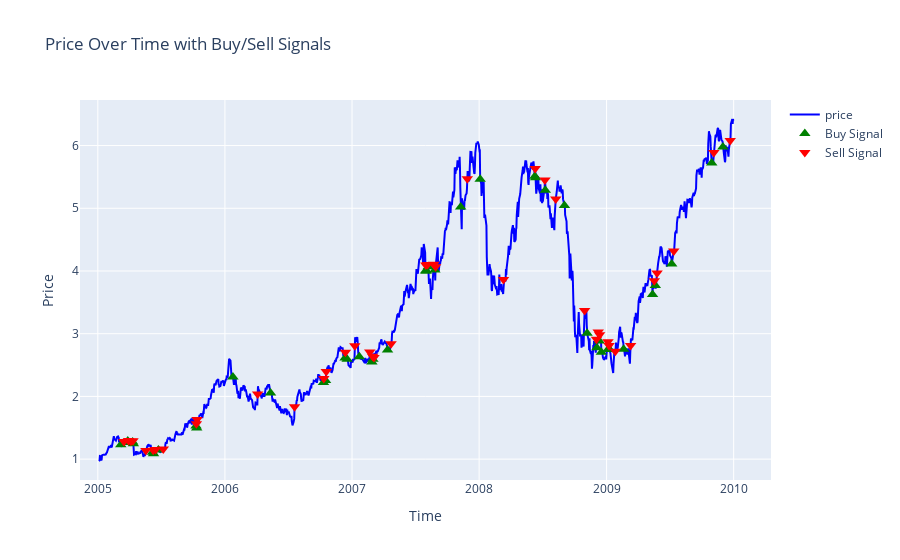
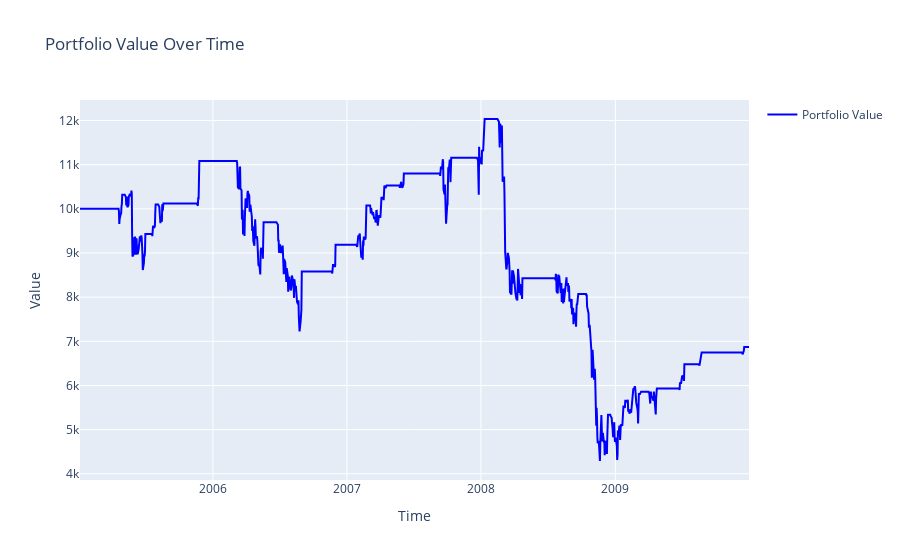
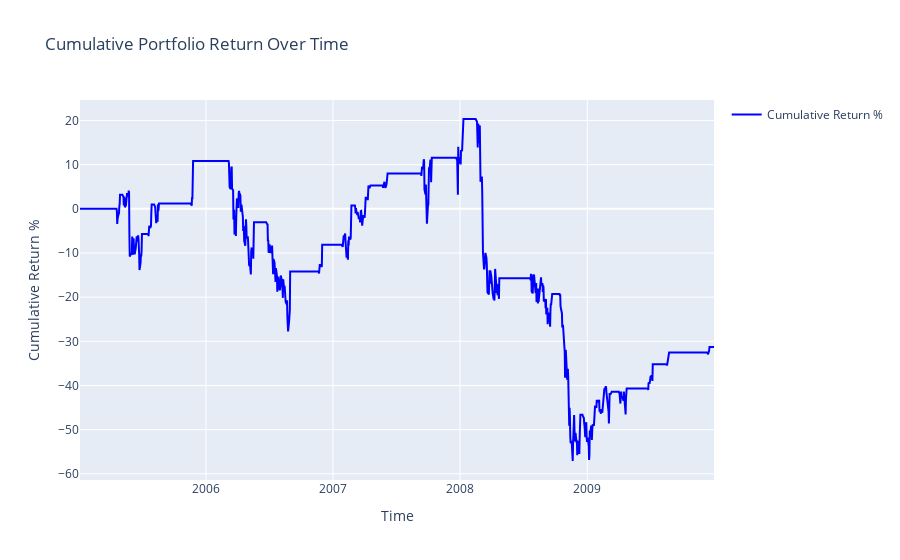

Here is the notebook cell these charts were saved with, in order:
### Code cell
data_handler = DataHandler('AAPL', '2005-01-01', '2010-01-01')
strategy = MeanReversionStrategy(threshold=0, window=30)
portfolio = Portfolio(10000, data_handler, strategy, ftc=2, ptc=0.005)

backtest = Backtest(portfolio, data_handler, strategy)
backtest.run()

### Figure 1 — Plotly figure (JSON) as saved in the notebook; plotly's stock layout.template omitted (floating-point values rounded to 4 significant figures; data arrays with more than 128 entries replaced by an {"elided": "..."} marker saying what was removed)
{"data": [{"line": {"color": "blue"}, "mode": "lines", "name": "price", "type": "scatter", "x": {"elided": "1258 str values"}, "y": {"elided": "1258 float values"}}, {"marker": {"color": "green", "size": 10, "symbol": "triangle-up"}, "mode": "markers", "name": "Buy Signal", "type": "scatter", "x": ["2005-03-08T00:00:00", "2005-03-28T00:00:00", "2005-03-31T00:00:00", "2005-04-11T00:00:00", "2005-04-13T00:00:00", "2005-06-07T00:00:00", "2005-06-10T00:00:00", "2005-06-24T00:00:00", "2005-10-10T00:00:00", "2005-10-12T00:00:00", "2006-01-24T00:00:00", "2006-05-12T00:00:00", "2006-10-11T00:00:00", "2006-10-17T00:00:00", "2006-12-12T00:00:00", "2006-12-18T00:00:00", "2007-01-22T00:00:00", "2007-02-27T00:00:00", "2007-03-02T00:00:00", "2007-04-13T00:00:00", "2007-07-31T00:00:00", "2007-08-03T00:00:00", "2007-08-08T00:00:00", "2007-08-27T00:00:00", "2007-11-09T00:00:00", "2008-01-04T00:00:00", "2008-06-09T00:00:00", "2008-06-11T00:00:00", "2008-07-09T00:00:00", "2008-09-02T00:00:00", "2008-11-06T00:00:00", "2008-12-04T00:00:00", "2008-12-11T00:00:00", "2008-12-17T00:00:00", "2009-01-07T00:00:00", "2009-01-09T00:00:00", "2009-02-19T00:00:00", "2009-05-13T00:00:00", "2009-05-21T00:00:00", "2009-07-07T00:00:00", "2009-10-30T00:00:00", "2009-12-01T00:00:00"], "y": [1.23, 1.291, 1.265, 1.272, 1.246, 1.109, 1.087, 1.146, 1.529, 1.495, 2.308, 2.055, 2.223, 2.255, 2.614, 2.594, 2.634, 2.547, 2.592, 2.739, 3.999, 4.002, 4.067, 4.014, 5.019, 5.465, 5.512, 5.488, 5.289, 5.044, 3.008, 2.774, 2.883, 2.706, 2.762, 2.749, 2.751, 3.627, 3.769, 4.11, 5.721, 5.978]}, {"marker": {"color": "red", "size": 10, "symbol": "triangle-down"}, "mode": "markers", "name": "Sell Signal", "type": "scatter", "x": ["2005-03-17T00:00:00", "2005-03-30T00:00:00", "2005-04-06T00:00:00", "2005-04-12T00:00:00", "2005-05-19T00:00:00", "2005-06-09T00:00:00", "2005-06-16T00:00:00", "2005-07-08T00:00:00", "2005-10-11T00:00:00", "2005-10-13T00:00:00", "2006-04-05T00:00:00", "2006-07-20T00:00:00", "2006-10-12T00:00:00", "2006-10-19T00:00:00", "2006-12-13T00:00:00", "2007-01-09T00:00:00", "2007-02-21T00:00:00", "2007-03-01T00:00:00", "2007-03-05T00:00:00", "2007-04-23T00:00:00", "2007-08-01T00:00:00", "2007-08-06T00:00:00", "2007-08-24T00:00:00", "2007-08-29T00:00:00", "2007-11-28T00:00:00", "2008-03-11T00:00:00", "2008-06-10T00:00:00", "2008-07-08T00:00:00", "2008-08-08T00:00:00", "2008-10-30T00:00:00", "2008-12-03T00:00:00", "2008-12-08T00:00:00", "2008-12-12T00:00:00", "2009-01-05T00:00:00", "2009-01-08T00:00:00", "2009-01-26T00:00:00", "2009-03-11T00:00:00", "2009-05-18T00:00:00", "2009-05-26T00:00:00", "2009-07-13T00:00:00", "2009-11-05T00:00:00", "2009-12-22T00:00:00"], "y": [1.282, 1.299, 1.285, 1.295, 1.14, 1.143, 1.153, 1.161, 1.566, 1.631, 2.04, 1.836, 2.284, 2.397, 2.703, 2.81, 2.707, 2.642, 2.62, 2.838, 4.097, 4.105, 4.107, 4.069, 5.47, 3.865, 5.634, 5.45, 5.146, 3.37, 2.911, 3.027, 2.983, 2.871, 2.814, 2.721, 2.813, 3.844, 3.969, 4.32, 5.889, 6.081]}], "layout": {"showlegend": true, "title": {"text": "Price Over Time with Buy/Sell Signals"}, "xaxis": {"title": {"text": "Time"}}, "yaxis": {"title": {"text": "Price"}}}}

### Figure 2 — Plotly figure (JSON) as saved in the notebook; plotly's stock layout.template omitted (floating-point values rounded to 4 significant figures; data arrays with more than 128 entries replaced by an {"elided": "..."} marker saying what was removed)
{"data": [{"line": {"color": "blue"}, "mode": "lines", "name": "Portfolio Value", "type": "scatter", "x": {"elided": "1258 str values"}, "y": {"elided": "1288 float values"}}], "layout": {"showlegend": true, "title": {"text": "Portfolio Value Over Time"}, "xaxis": {"title": {"text": "Time"}}, "yaxis": {"title": {"text": "Value"}}}}

### Figure 3 — Plotly figure (JSON) as saved in the notebook; plotly's stock layout.template omitted (floating-point values rounded to 4 significant figures; data arrays with more than 128 entries replaced by an {"elided": "..."} marker saying what was removed)
{"data": [{"line": {"color": "blue"}, "mode": "lines", "name": "Cumulative Return %", "type": "scatter", "x": {"elided": "1258 str values"}, "y": {"elided": "1288 float values"}}], "layout": {"showlegend": true, "title": {"text": "Cumulative Portfolio Return Over Time"}, "xaxis": {"title": {"text": "Time"}}, "yaxis": {"title": {"text": "Cumulative Return %"}}}}
